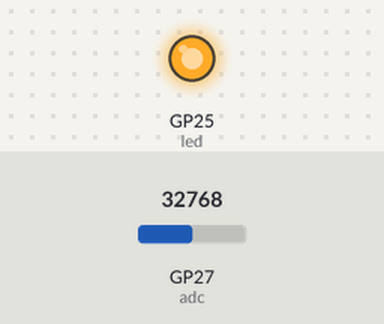
The program below on a simulated Raspberry Pi Pico running MicroPython. Parts: output pins drawn as LEDs (lit = HIGH). The inputs (shaded band) are chosen by the test bench; at power-on: GP27 (adc) = 32768 (analog values on the 0–65535 scale). What the program prints to the serial console is not drawn.

Above: at 1.2 s.
1.3 s: GP27 (adc) set to 7864
4.8 s: GP27 (adc) set to 0
At 4.8 s:
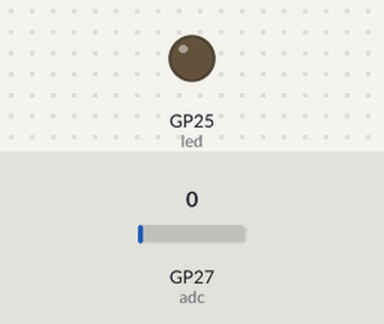
Timing chart, 0 to 5.6 s (numbered marks = the images above; inputs shaded):
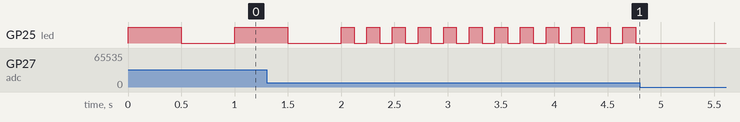

Measured:
- after the input at 4.8 s, GP25 (led): stops changing and stays LOW
- by itself, GP25 (led): repeats every 0.24 s: HIGH 0.12 s, LOW 0.12 s

The program:

adc_to_led_blink.py
```python
from machine import Pin, ADC
import time

"""
Reading RPI Pico ADC value in MicroPython

In this exercise you need to implement a program that reads ADC value and blinks the Pico’s onboard LED.
The frequency of blinking is controlled by the ADC count.
"""

# set up pin 27 as an analog input
adc = ADC(Pin(27))

# define the conversion factor range 0 V to 3.3 V
conversion_factor = 3.3 / 65535

# initialize the LED pin
led = Pin("LED", Pin.OUT)

while True:
    # read analog input and convert to voltage
    adc_voltage = adc.read_u16() * conversion_factor
    print(adc_voltage)

    # scale the voltage to a delay time (0 to 1 seconds)
    delay_time = adc_voltage / 3.3

    # blink the led
    led.on()
    time.sleep(delay_time)
    led.off()
    time.sleep(delay_time)
```
